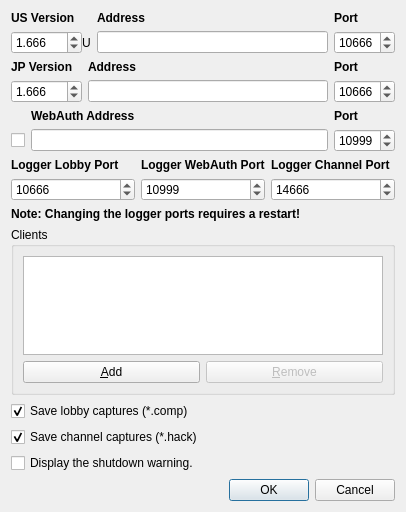
<?xml version="1.0" encoding="UTF-8"?>
<ui version="4.0">
 <class>Settings</class>
 <widget class="QWidget" name="Settings">
  <property name="windowModality">
   <enum>Qt::WindowModal</enum>
  </property>
  <property name="geometry">
   <rect>
    <x>0</x>
    <y>0</y>
    <width>406</width>
    <height>512</height>
   </rect>
  </property>
  <property name="windowTitle">
   <string>COMP_hack Logger Settings</string>
  </property>
  <layout class="QVBoxLayout" name="verticalLayout">
   <item>
    <layout class="QGridLayout" name="gridLayout">
     <item row="0" column="0">
      <widget class="QLabel" name="usLabel">
       <property name="text">
        <string>&lt;b&gt;US Version&lt;/b&gt;</string>
       </property>
      </widget>
     </item>
     <item row="0" column="1">
      <widget class="QLabel" name="usLabel2">
       <property name="text">
        <string>&lt;html&gt;&lt;head/&gt;&lt;body&gt;&lt;p&gt;&lt;span style=&quot; font-weight:600;&quot;&gt;Address&lt;/span&gt;&lt;/p&gt;&lt;/body&gt;&lt;/html&gt;</string>
       </property>
      </widget>
     </item>
     <item row="0" column="2">
      <widget class="QLabel" name="usLabel3">
       <property name="text">
        <string>&lt;html&gt;&lt;head/&gt;&lt;body&gt;&lt;p&gt;&lt;span style=&quot; font-weight:600;&quot;&gt;Port&lt;/span&gt;&lt;/p&gt;&lt;/body&gt;&lt;/html&gt;</string>
       </property>
      </widget>
     </item>
     <item row="1" column="0">
      <layout class="QHBoxLayout" name="horizontalLayout_6">
       <property name="spacing">
        <number>0</number>
       </property>
       <item>
        <widget class="QDoubleSpinBox" name="usVersion">
         <property name="decimals">
          <number>3</number>
         </property>
         <property name="minimum">
          <double>1.000000000000000</double>
         </property>
         <property name="maximum">
          <double>999.999000000000024</double>
         </property>
         <property name="singleStep">
          <double>0.001000000000000</double>
         </property>
         <property name="value">
          <double>1.666000000000000</double>
         </property>
        </widget>
       </item>
       <item>
        <widget class="QLabel" name="postLabel">
         <property name="text">
          <string>U</string>
         </property>
        </widget>
       </item>
      </layout>
     </item>
     <item row="1" column="1">
      <widget class="QLineEdit" name="usAddress"/>
     </item>
     <item row="1" column="2">
      <widget class="QSpinBox" name="usPort">
       <property name="maximum">
        <number>65535</number>
       </property>
       <property name="value">
        <number>10666</number>
       </property>
      </widget>
     </item>
    </layout>
   </item>
   <item>
    <layout class="QGridLayout" name="gridLayout_2">
     <item row="0" column="0">
      <widget class="QLabel" name="jpLabel">
       <property name="text">
        <string>&lt;b&gt;JP Version&lt;/b&gt;</string>
       </property>
      </widget>
     </item>
     <item row="0" column="1">
      <widget class="QLabel" name="jpLabel2">
       <property name="text">
        <string>&lt;html&gt;&lt;head/&gt;&lt;body&gt;&lt;p&gt;&lt;span style=&quot; font-weight:600;&quot;&gt;Address&lt;/span&gt;&lt;/p&gt;&lt;/body&gt;&lt;/html&gt;</string>
       </property>
      </widget>
     </item>
     <item row="0" column="2">
      <widget class="QLabel" name="jpLabel3">
       <property name="text">
        <string>&lt;html&gt;&lt;head/&gt;&lt;body&gt;&lt;p&gt;&lt;span style=&quot; font-weight:600;&quot;&gt;Port&lt;/span&gt;&lt;/p&gt;&lt;/body&gt;&lt;/html&gt;</string>
       </property>
      </widget>
     </item>
     <item row="1" column="0">
      <widget class="QDoubleSpinBox" name="jpVersion">
       <property name="decimals">
        <number>3</number>
       </property>
       <property name="minimum">
        <double>1.000000000000000</double>
       </property>
       <property name="maximum">
        <double>999.999000000000024</double>
       </property>
       <property name="singleStep">
        <double>0.001000000000000</double>
       </property>
       <property name="value">
        <double>1.666000000000000</double>
       </property>
      </widget>
     </item>
     <item row="1" column="1">
      <widget class="QLineEdit" name="jpAddress"/>
     </item>
     <item row="1" column="2">
      <widget class="QSpinBox" name="jpPort">
       <property name="maximum">
        <number>65535</number>
       </property>
       <property name="value">
        <number>10666</number>
       </property>
      </widget>
     </item>
    </layout>
   </item>
   <item>
    <layout class="QGridLayout" name="gridLayout_3">
     <item row="0" column="1">
      <widget class="QLabel" name="jpWebAuthLabel">
       <property name="text">
        <string>&lt;html&gt;&lt;head/&gt;&lt;body&gt;&lt;p&gt;&lt;span style=&quot; font-weight:600;&quot;&gt;WebAuth Address&lt;/span&gt;&lt;/p&gt;&lt;/body&gt;&lt;/html&gt;</string>
       </property>
      </widget>
     </item>
     <item row="0" column="2">
      <widget class="QLabel" name="jpWebAuthEnableLabel">
       <property name="text">
        <string>&lt;html&gt;&lt;head/&gt;&lt;body&gt;&lt;p&gt;&lt;span style=&quot; font-weight:600;&quot;&gt;Port&lt;/span&gt;&lt;/p&gt;&lt;/body&gt;&lt;/html&gt;</string>
       </property>
      </widget>
     </item>
     <item row="1" column="0">
      <widget class="QCheckBox" name="jpWebAuthEnabled"/>
     </item>
     <item row="1" column="1">
      <widget class="QLineEdit" name="jpWebAuth"/>
     </item>
     <item row="1" column="2">
      <widget class="QSpinBox" name="jpWebAuthPort">
       <property name="maximum">
        <number>65535</number>
       </property>
       <property name="value">
        <number>10999</number>
       </property>
      </widget>
     </item>
    </layout>
   </item>
   <item>
    <layout class="QGridLayout" name="gridLayout_5">
     <item row="1" column="0">
      <widget class="QSpinBox" name="loggerLobbyPort">
       <property name="maximum">
        <number>65535</number>
       </property>
       <property name="value">
        <number>10666</number>
       </property>
      </widget>
     </item>
     <item row="0" column="2">
      <widget class="QLabel" name="loggerChannelPortLabel">
       <property name="text">
        <string>&lt;html&gt;&lt;head/&gt;&lt;body&gt;&lt;p&gt;&lt;span style=&quot; font-weight:600;&quot;&gt;Logger Channel Port&lt;/span&gt;&lt;/p&gt;&lt;/body&gt;&lt;/html&gt;</string>
       </property>
      </widget>
     </item>
     <item row="1" column="2">
      <widget class="QSpinBox" name="loggerChannelPort">
       <property name="maximum">
        <number>65535</number>
       </property>
       <property name="value">
        <number>14666</number>
       </property>
      </widget>
     </item>
     <item row="0" column="0">
      <widget class="QLabel" name="loggerLobbyPortLabel">
       <property name="text">
        <string>&lt;html&gt;&lt;head/&gt;&lt;body&gt;&lt;p&gt;&lt;span style=&quot; font-weight:600;&quot;&gt;Logger Lobby Port&lt;/span&gt;&lt;/p&gt;&lt;/body&gt;&lt;/html&gt;</string>
       </property>
      </widget>
     </item>
     <item row="0" column="1">
      <widget class="QLabel" name="loggerWebAuthPortLabel">
       <property name="text">
        <string>&lt;html&gt;&lt;head/&gt;&lt;body&gt;&lt;p&gt;&lt;span style=&quot; font-weight:600;&quot;&gt;Logger WebAuth Port&lt;/span&gt;&lt;/p&gt;&lt;/body&gt;&lt;/html&gt;</string>
       </property>
      </widget>
     </item>
     <item row="1" column="1">
      <widget class="QSpinBox" name="loggerWebAuthPort">
       <property name="maximum">
        <number>65535</number>
       </property>
       <property name="value">
        <number>10999</number>
       </property>
      </widget>
     </item>
    </layout>
   </item>
   <item>
    <widget class="QLabel" name="restartWarningLabel">
     <property name="text">
      <string>&lt;b&gt;Note: Changing the logger ports requires a restart!&lt;/b&gt;</string>
     </property>
    </widget>
   </item>
   <item>
    <widget class="QGroupBox" name="clientBox">
     <property name="title">
      <string>Clients</string>
     </property>
     <layout class="QVBoxLayout" name="verticalLayout_4">
      <item>
       <widget class="QListWidget" name="clientList"/>
      </item>
      <item>
       <layout class="QHBoxLayout" name="horizontalLayout_9">
        <item>
         <widget class="QPushButton" name="addClientButton">
          <property name="text">
           <string>&amp;Add</string>
          </property>
         </widget>
        </item>
        <item>
         <widget class="QPushButton" name="removeClientButton">
          <property name="enabled">
           <bool>false</bool>
          </property>
          <property name="text">
           <string>&amp;Remove</string>
          </property>
         </widget>
        </item>
       </layout>
      </item>
     </layout>
    </widget>
   </item>
   <item>
    <widget class="QCheckBox" name="lobbyCheckbox">
     <property name="text">
      <string>Save lobby captures (*.comp)</string>
     </property>
     <property name="checked">
      <bool>true</bool>
     </property>
    </widget>
   </item>
   <item>
    <widget class="QCheckBox" name="channelCheckbox">
     <property name="text">
      <string>Save channel captures (*.hack)</string>
     </property>
     <property name="checked">
      <bool>true</bool>
     </property>
    </widget>
   </item>
   <item>
    <widget class="QCheckBox" name="closeWarning">
     <property name="text">
      <string>Display the shutdown warning.</string>
     </property>
    </widget>
   </item>
   <item>
    <widget class="QDialogButtonBox" name="buttonBox">
     <property name="standardButtons">
      <set>QDialogButtonBox::Cancel|QDialogButtonBox::Ok</set>
     </property>
    </widget>
   </item>
  </layout>
  <zorder>buttonBox</zorder>
  <zorder>clientBox</zorder>
  <zorder>closeWarning</zorder>
  <zorder>lobbyCheckbox</zorder>
  <zorder>channelCheckbox</zorder>
  <zorder>restartWarningLabel</zorder>
 </widget>
 <tabstops>
  <tabstop>usVersion</tabstop>
  <tabstop>usAddress</tabstop>
  <tabstop>usPort</tabstop>
  <tabstop>jpVersion</tabstop>
  <tabstop>jpAddress</tabstop>
  <tabstop>jpPort</tabstop>
  <tabstop>jpWebAuthEnabled</tabstop>
  <tabstop>jpWebAuth</tabstop>
  <tabstop>jpWebAuthPort</tabstop>
  <tabstop>loggerLobbyPort</tabstop>
  <tabstop>loggerChannelPort</tabstop>
  <tabstop>clientList</tabstop>
  <tabstop>addClientButton</tabstop>
  <tabstop>removeClientButton</tabstop>
  <tabstop>lobbyCheckbox</tabstop>
  <tabstop>channelCheckbox</tabstop>
  <tabstop>closeWarning</tabstop>
 </tabstops>
 <resources/>
 <connections/>
</ui>
